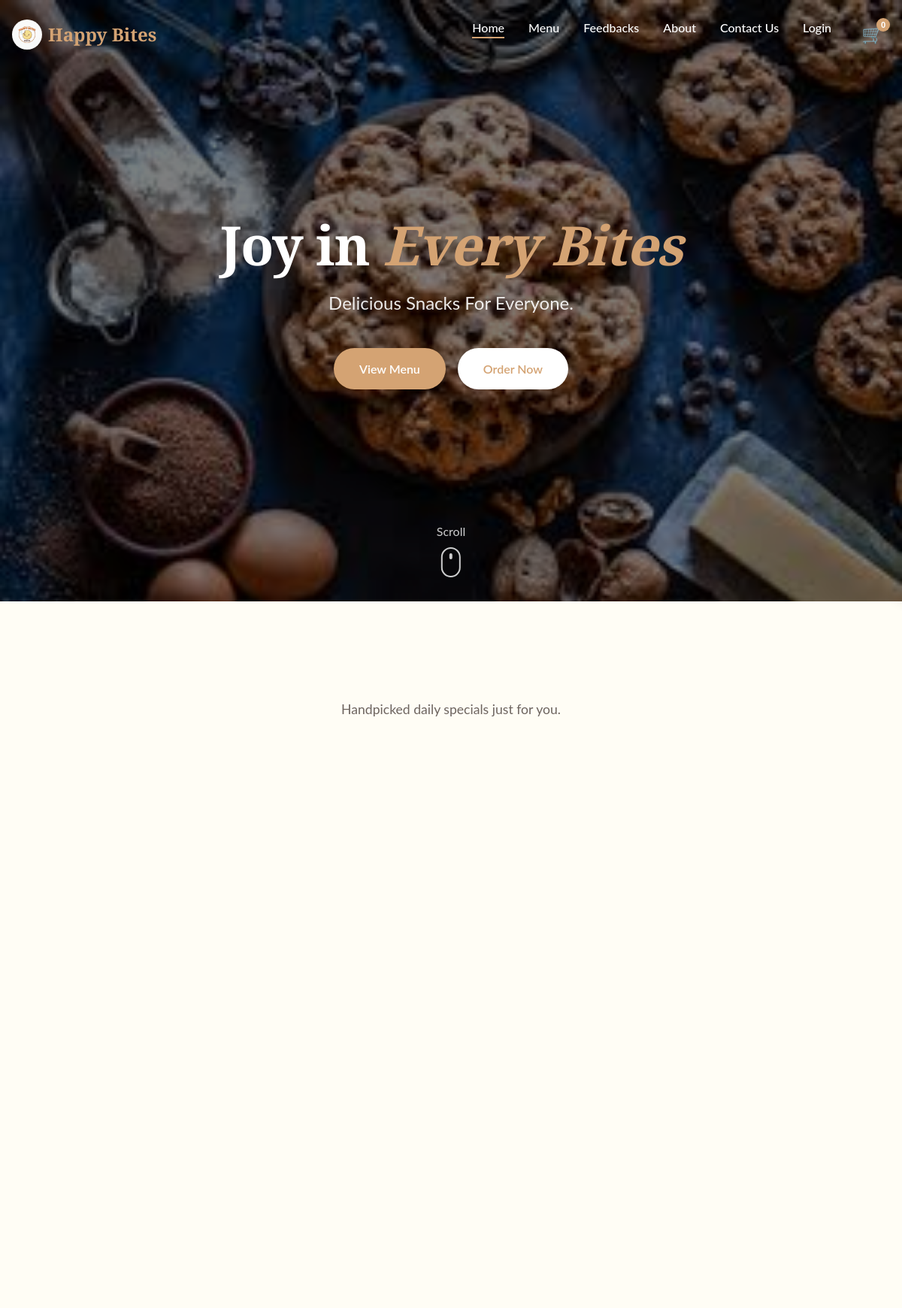
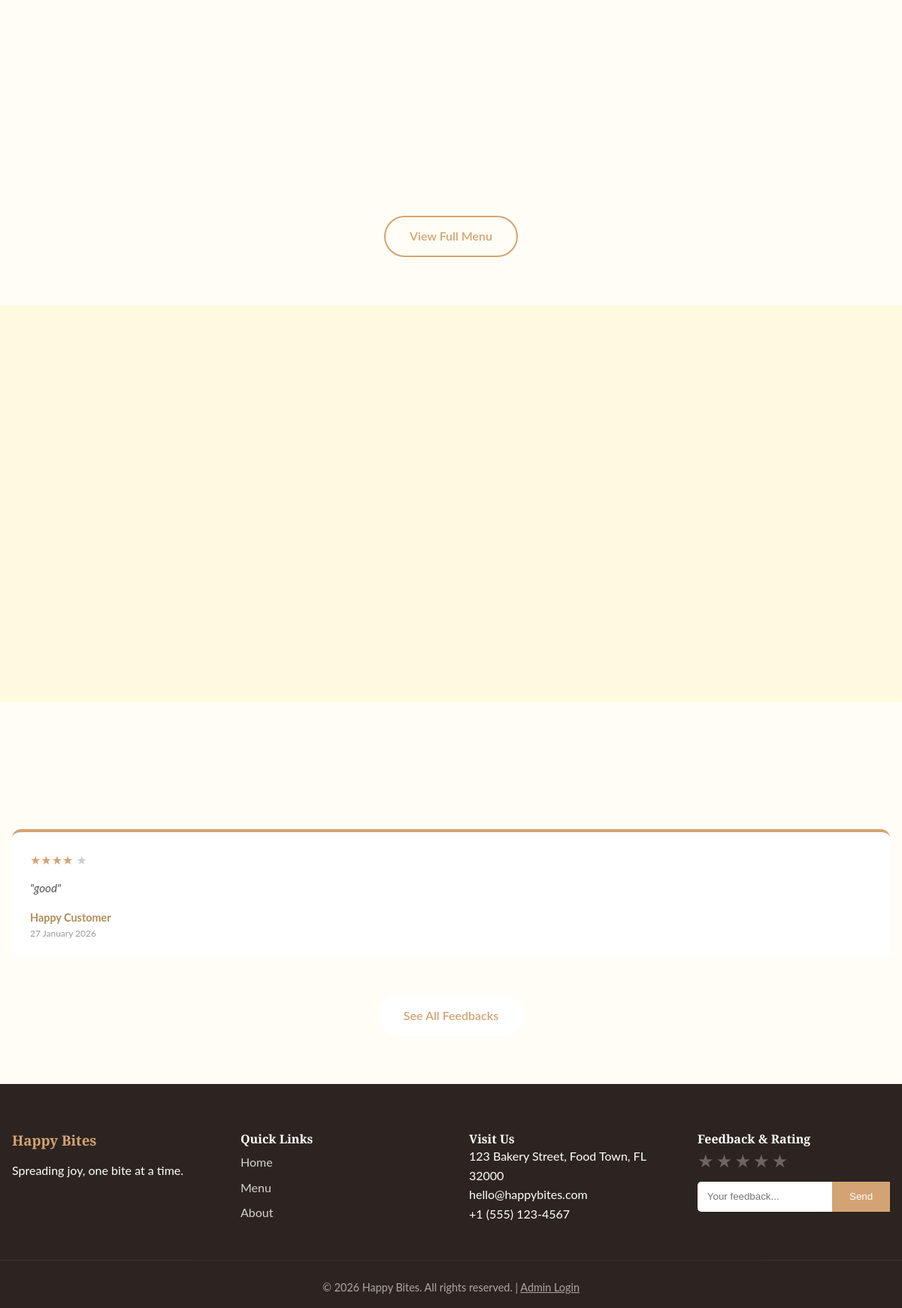
The page / on the database its author committed (2 pictures, top to bottom).
### app1.py (models this page shows)
class Feedback(db.Model):
    id = db.Column(db.Integer, primary_key=True)
    rating = db.Column(db.Integer, nullable=False)
    message = db.Column(db.Text, nullable=True)
    timestamp = db.Column(db.DateTime, default=datetime.utcnow)

class StoreSettings(db.Model):
    id = db.Column(db.Integer, primary_key=True)
    address = db.Column(db.Text, nullable=False, default='123 Bakery Street, Food Town, FL 32000')
    phone = db.Column(db.String(20), nullable=False, default='+1 (555) 123-4567')
    email = db.Column(db.String(120), nullable=False, default='hello@happybites.com')
    instagram = db.Column(db.String(255), nullable=True)
    facebook = db.Column(db.String(255), nullable=True)
    twitter = db.Column(db.String(255), nullable=True)
    whatsapp = db.Column(db.String(20), nullable=True)
    linkedin = db.Column(db.String(255), nullable=True)

### app1.py (the view)
@app.route('/')
def home():
    featured_products = Product.query.limit(4).all()
    recent_feedbacks = Feedback.query.order_by(Feedback.timestamp.desc()).limit(5).all()
    return render_template('index.html', products=featured_products, testimonials=recent_feedbacks)

### app1.py (called while the page is built)
@app.context_processor
def inject_settings():
    settings = StoreSettings.query.first()
    if not settings:
        settings = StoreSettings()
        db.session.add(settings)
        db.session.commit()
    return dict(store_settings=settings)

### templates/index.html (shortened to what this page needs)
<!DOCTYPE html>
<html lang="en">
<head>
    <link rel="stylesheet" href="https://cdnjs.cloudflare.com/ajax/libs/font-awesome/6.0.0/css/all.min.css">
    <link rel="stylesheet" href="/static/style.css">
</head>
<body>
    <nav class="navbar" id="navbar">
        <div class="container nav-container">
            <a href="#" class="logo">
                <img src="static/assets/images/logo.jpeg" alt="Happy Bites Logo" class="logo-img">
                <span class="logo-text">Happy Bites</span>
            </a>
            <ul class="nav-links">
                <li><a href="#home" class="nav-link active">Home</a></li>
                <li><a href="/menu" class="nav-link">Menu</a></li>
                <li><a href="/feedbacks" class="nav-link">Feedbacks</a></li>
                <li><a href="#about" class="nav-link">About</a></li>
                <li><a href="#contact" class="nav-link">Contact Us</a></li>
                {% if session.user_logged_in %}
                <li><a href="#" class="nav-link" style="color: var(--primary);">Hi, {{ session.full_name.split()[0]
                        }}</a></li>
                <li><a href="/my_orders" class="nav-link">My Orders</a></li>
                <li><a href="/logout" class="nav-link">Logout</a></li>
                {% else %}
                <li><a href="/login" class="nav-link">Login</a></li>
                {% endif %}
                <li class="cart-item">
                    <button class="cart-btn" aria-label="View Cart">
                        <span class="cart-icon">🛒</span>
                        <span class="cart-count">0</span>
                    </button>
                </li>
            </ul>
        </div>
    </nav>
    <header id="home" class="hero">
        <div class="hero-bg">
            <img src="static/assets/images/cookies.jpg" alt="Delicious Cookies" class="hero-video">
            <div class="overlay"></div>
        </div>
        <div class="container hero-content">
            <h1 class="hero-title">Joy in <span class="highlight">Every Bites</span></h1>
            <p class="hero-subtitle">Delicious Snacks For Everyone.
            </p>
            <div class="hero-buttons">
                <a href="/menu" class="btn btn-primary">View Menu</a>
                <a href="#menu" class="btn btn-secondary">Order Now</a>
            </div>
        </div>
        <div class="scroll-indicator">
            <span>Scroll</span>
            <div class="mouse"></div>
        </div>
    </header>
    <section id="menu" class="section menu-section">
        <div class="container">
            <div class="section-header text-center">
                <p class="section-desc">Handpicked daily specials just for you.</p>
            </div>
            <div class="menu-grid">
        </div>
        <div class="center-btn">
            <a href="/menu" class="btn btn-outline">View Full Menu</a>
        </div>
        </div>
    </section>
    <section id="about" class="section about-section">
        <div class="container about-grid">
            <div class="about-image">
                <div class="image-stack">
                </div>
            </div>
        </div>
    </section>
    {% if testimonials %}
    <section class="section" style="background: var(--light-bg);">
        <div class="container">
            <div class="testimonials-grid"
                style="display: grid; grid-template-columns: repeat(auto-fit, minmax(280px, 1fr)); gap: 1.5rem; margin-top: 3rem;">
                {% for t in testimonials %}
                <div class="testimonial-card"
                    style="background: white; padding: 1.5rem; border-radius: var(--radius); box-shadow: var(--shadow-soft); text-align: left; border-top: 4px solid var(--primary);">
                    <div style="color: var(--primary); font-size: 1rem; margin-bottom: 0.8rem;">
                        {% for i in range(t.rating) %}★{% endfor %}
                        {% for i in range(5 - t.rating) %}<span style="color: #ccc;">★</span>{% endfor %}
                    </div>
                    <p
                        style="font-style: italic; color: #555; margin-bottom: 1rem; line-height: 1.5; font-size: 0.95rem;">
                        "{{ t.message }}"</p>
                    <div style="font-weight: 700; color: var(--primary-dark); font-size: 0.9rem;">Happy Customer</div>
                    <div style="font-size: 0.75rem; color: #999;">{{ t.timestamp.strftime('%d %B %Y') }}</div>
                </div>
                {% endfor %}
            </div>
        </div>
        <div style="text-align: center; margin-top: 3rem;">
            <a href="/feedbacks" class="btn btn-secondary">See All Feedbacks</a>
        </div>
    </section>
    {% endif %}
    <footer id="contact" class="site-footer">
        <div class="container footer-content">
            <div class="footer-brand">
                <h3>Happy Bites</h3>
                <p>Spreading joy, one bite at a time.</p>
            </div>
            <div class="footer-links">
                <h4>Quick Links</h4>
                <a href="#home">Home</a>
                <a href="#menu">Menu</a>
                <a href="#about">About</a>
            </div>
            <div class="footer-contact">
                <h4>Visit Us</h4>
                <p>{{ store_settings.address }}</p>
                <p>{{ store_settings.email }}</p>
                <p>{{ store_settings.phone }}</p>
            </div>
            <div class="footer-newsletter">
                <h4>Feedback & Rating</h4>
                <form class="feedback-form" id="feedbackForm">
                    <div class="star-rating">
                        <input type="radio" id="star5" name="rating" value="5" /><label for="star5"
                            title="5 stars">★</label>
                        <input type="radio" id="star4" name="rating" value="4" /><label for="star4"
                            title="4 stars">★</label>
                        <input type="radio" id="star3" name="rating" value="3" /><label for="star3"
                            title="3 stars">★</label>
                        <input type="radio" id="star2" name="rating" value="2" /><label for="star2"
                            title="2 stars">★</label>
                        <input type="radio" id="star1" name="rating" value="1" /><label for="star1"
                            title="1 star">★</label>
                    </div>
                    <div class="feedback-input-group">
                        <input type="text" id="feedbackMsg" placeholder="Your feedback..." required>
                        <button type="submit">Send</button>
                    </div>
                </form>
            </div>
        </div>
        <div class="footer-bottom text-center">
            <p>&copy; 2026 Happy Bites. All rights reserved. | <a href="/admin"
                    style="color: inherit; text-decoration: underline;">Admin Login</a></p>
        </div>
    </footer>
</body>
</html>

### rows shown on the page
Feedback: message "good", timestamp "27 January 2026"
StoreSettings: address "123 Bakery Street, Food Town, FL 32000", email "hello@happybites.com", phone "+1 (555) 123-4567"
